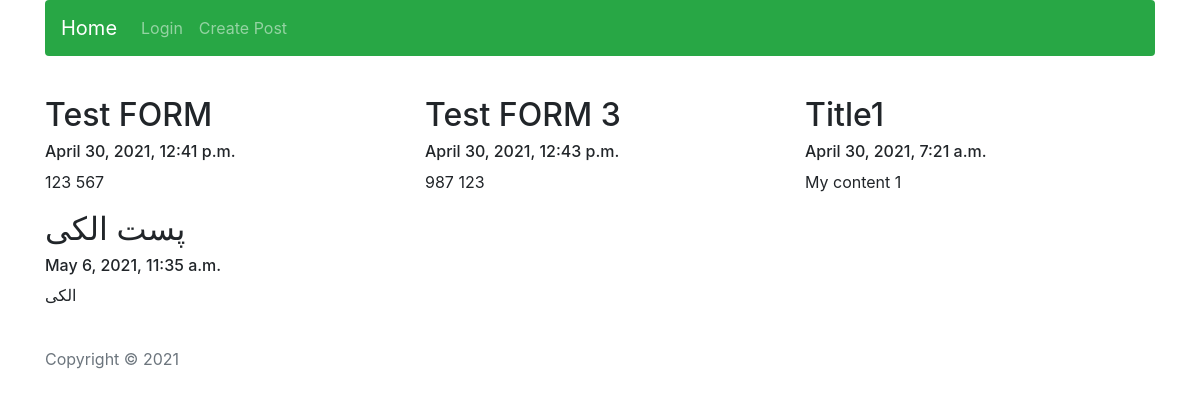
The app's page /blog/all/ with its own data.
### blog/models.py (models this page shows, shortened)
class Post(models.Model):
    created_date = models.DateTimeField(verbose_name='تاریخ ایجاد', auto_now_add=True)
    creator = models.ForeignKey('auth.User', verbose_name='کاربر', on_delete=models.PROTECT)
    content = models.TextField(verbose_name='متن', null=True)
    title = models.CharField(max_length=100, verbose_name='عنوان پست')
    class Meta:
        ordering = ('title',)
        verbose_name = 'پست'
        verbose_name_plural = 'پست ها'

### blog/views.py (the view)
# urls.py: path('all/', views.show_all_posts, name='show-all-posts'),
def show_all_posts(request):
    my_posts = models.Post.objects.all()
    return render(
        request=request,
        context={
            'my_posts': my_posts,
            'page_title': 'Show all posts'
        },
        template_name='blog/all_posts.html'
    )

### blog/context_processors.py (called while the page is built)
def shared_context(request):
    return {
        'year': datetime.datetime.today().year
    }

### blog/templates/blog/all_posts.html (shortened to what this page needs)
{% extends 'blog/base.html' %}
{% block content %}
    {% for post in my_posts %}
        <div class="col-md-4">
            <h2>{{ post.title }}</h2>
            <h6>{{ post.created_date }}</h6>
            <p>{{ post.content }}</p>
        </div>
    {% endfor %}
{% endblock %}

### blog/templates/blog/base.html (shortened to what this page needs)
{% load static %}
<html>
<head>
    <link href="{% static 'css/bootstrap.min.css' %}" rel="stylesheet">
</head>
<body>
<div class="container">
    <nav class="navbar rounded navbar-expand-md navbar-dark bg-success">
        <a class="navbar-brand" href="/">Home</a>
        <div class="collapse navbar-collapse" id="navbarCollapse">
            <ul class="navbar-nav mr-auto">
                <li class="nav-item">
                    <a class="nav-link" href="{% url 'users:login' %}">Login
                        </a>
                </li>
                <li class="nav-item">
                    <a class="nav-link" href="{% url 'blog:create-post' %}">Create Post
                        <span class="sr-only">(current)</span></a>
                </li>
            </ul>
        </div>
    </nav>
    <div class="row mb-4 mt-4">
        {% block content %}YOUR CONTENT GOES HERE{% endblock %}
    </div>
</div>
<footer class="footer">
    <div class="container">
        <span class="text-muted">Copyright &copy; {{ year }}</span>
    </div>
</footer>
</body>
</html>

### records on screen
Post: title "Test FORM", created_date "April 30, 2021, 12:41 p.m.", content "123 567"
Post: title "Test FORM 3", created_date "April 30, 2021, 12:43 p.m.", content "987 123"
Post: title "Title1", created_date "April 30, 2021, 7:21 a.m.", content "My content 1"
Post: title "پست الکی", created_date "May 6, 2021, 11:35 a.m.", content "الکی"
